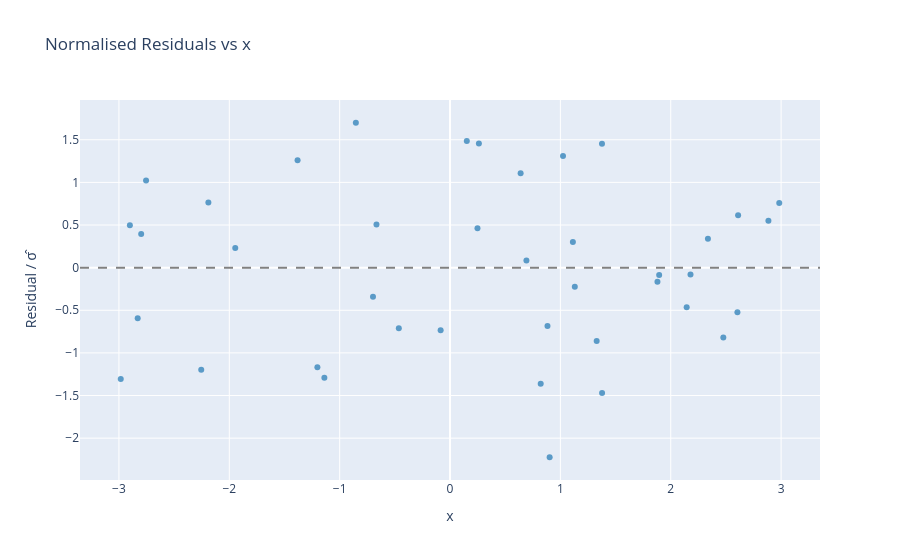
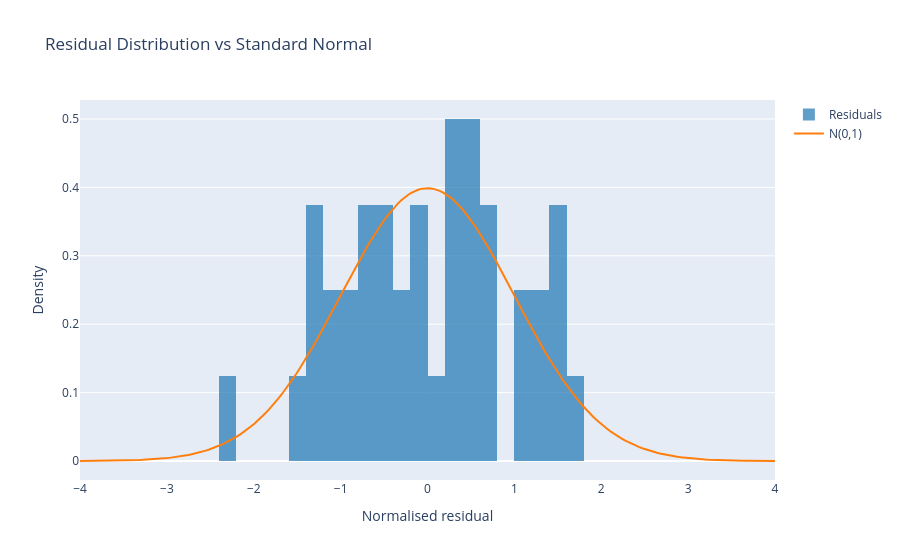

The notebook cell these images were saved under, in order:
### Code cell
norm_residuals = residuals / sigma_hat

# Residuals vs x
fig1 = go.Figure()
fig1.add_trace(go.Scatter(x=x0, y=norm_residuals, mode="markers",
                          marker=dict(color=COLORS[0], size=6, opacity=0.7),
                          name="Residuals"))
fig1.add_hline(y=0, line_dash="dash", line_color="grey")
fig1.update_layout(title="Normalised Residuals vs x",
                   xaxis_title="x", yaxis_title="Residual / σ̂")
fig1.show()

# Histogram of residuals
z_grid = np.linspace(-4, 4, 200)
gauss = np.exp(-0.5 * z_grid**2) / np.sqrt(2 * np.pi)

fig2 = go.Figure()
fig2.add_trace(go.Histogram(x=norm_residuals, nbinsx=20, histnorm="probability density",
                            marker_color=COLORS[0], opacity=0.7, name="Residuals"))
fig2.add_trace(go.Scatter(x=z_grid, y=gauss, mode="lines",
                          line=dict(color=COLORS[1], width=2),
                          name="N(0,1)"))
fig2.update_layout(title="Residual Distribution vs Standard Normal",
                   xaxis_title="Normalised residual", yaxis_title="Density")
fig2.show()

print(f"\nResidual summary (should be ~N(0,1)):")
print(f"  mean  = {norm_residuals.mean():.4f}  (expect 0)")
print(f"  std   = {norm_residuals.std():.4f}  (expect ~1)")
print(f"  σ̂    = {sigma_hat:.4f}  (true σ = {SIGMA})")

### Figure 1 — Plotly figure (JSON) as saved in the notebook; plotly's stock layout.template omitted (floating-point values rounded to 4 significant figures)
{"data": [{"marker": {"color": "#1f77b4", "opacity": 0.7, "size": 6}, "mode": "markers", "name": "Residuals", "type": "scatter", "x": [0.8218, -1.381, -2.754, -2.901, 1.88, 2.477, 0.6398, 1.377, 0.2617, 2.61, 1.895, -2.984, 2.144, -2.798, 1.378, -1.946, 2.179, 0.2488, -1.202, -0.4639, -2.83, -2.254, 1.024, 0.8831, 0.6923, -0.6979, 2.983, 2.885, 1.113, 0.9028, 1.131, -0.6665, -2.189, 1.329, 0.1521, -1.139, -0.08499, 2.337, 2.604, -0.8532], "y": [-1.362, 1.26, 1.022, 0.4963, -0.1656, -0.8186, 1.108, 1.455, 1.457, 0.6158, -0.08499, -1.306, -0.4634, 0.3957, -1.472, 0.2316, -0.07985, 0.4623, -1.168, -0.7122, -0.5923, -1.198, 1.311, -0.6832, 0.08427, -0.3405, 0.7596, 0.5493, 0.3013, -2.224, -0.225, 0.5073, 0.7646, -0.8597, 1.485, -1.291, -0.7336, 0.3394, -0.523, 1.7]}], "layout": {"shapes": [{"line": {"color": "grey", "dash": "dash"}, "type": "line", "x0": 0, "x1": 1, "xref": "x domain", "y0": 0, "y1": 0, "yref": "y"}], "title": {"text": "Normalised Residuals vs x"}, "xaxis": {"title": {"text": "x"}}, "yaxis": {"title": {"text": "Residual / σ̂"}}}}

### Figure 2 — Plotly figure (JSON) as saved in the notebook; plotly's stock layout.template omitted (floating-point values rounded to 4 significant figures; data arrays with more than 128 entries replaced by an {"elided": "..."} marker saying what was removed)
{"data": [{"histnorm": "probability density", "marker": {"color": "#1f77b4"}, "name": "Residuals", "nbinsx": 20, "opacity": 0.7, "type": "histogram", "x": [-1.362, 1.26, 1.022, 0.4963, -0.1656, -0.8186, 1.108, 1.455, 1.457, 0.6158, -0.08499, -1.306, -0.4634, 0.3957, -1.472, 0.2316, -0.07985, 0.4623, -1.168, -0.7122, -0.5923, -1.198, 1.311, -0.6832, 0.08427, -0.3405, 0.7596, 0.5493, 0.3013, -2.224, -0.225, 0.5073, 0.7646, -0.8597, 1.485, -1.291, -0.7336, 0.3394, -0.523, 1.7]}, {"line": {"color": "#ff7f0e", "width": 2}, "mode": "lines", "name": "N(0,1)", "type": "scatter", "x": {"elided": "200 float values"}, "y": {"elided": "200 float values"}}], "layout": {"title": {"text": "Residual Distribution vs Standard Normal"}, "xaxis": {"title": {"text": "Normalised residual"}}, "yaxis": {"title": {"text": "Density"}}}}
